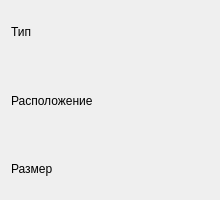
<?xml version="1.0" encoding="UTF-8"?>
<ui version="4.0">
 <class>Properties</class>
 <widget class="QDialog" name="Properties">
  <property name="geometry">
   <rect>
    <x>0</x>
    <y>0</y>
    <width>220</width>
    <height>200</height>
   </rect>
  </property>
  <property name="sizePolicy">
   <sizepolicy hsizetype="Fixed" vsizetype="Fixed">
    <horstretch>0</horstretch>
    <verstretch>0</verstretch>
   </sizepolicy>
  </property>
  <property name="minimumSize">
   <size>
    <width>220</width>
    <height>200</height>
   </size>
  </property>
  <property name="maximumSize">
   <size>
    <width>270</width>
    <height>200</height>
   </size>
  </property>
  <property name="windowTitle">
   <string>Dialog</string>
  </property>
  <layout class="QGridLayout" name="gridLayout">
   <item row="3" column="1">
    <widget class="QLabel" name="sizeInfo">
     <property name="text">
      <string/>
     </property>
    </widget>
   </item>
   <item row="0" column="1">
    <widget class="QLabel" name="typeInfo">
     <property name="text">
      <string/>
     </property>
    </widget>
   </item>
   <item row="3" column="0">
    <widget class="QLabel" name="sizeLabel">
     <property name="text">
      <string>Размер</string>
     </property>
    </widget>
   </item>
   <item row="0" column="0">
    <widget class="QLabel" name="typeLabel">
     <property name="text">
      <string>Тип</string>
     </property>
    </widget>
   </item>
   <item row="1" column="0" rowspan="2">
    <widget class="QLabel" name="pathLabel">
     <property name="text">
      <string>Расположение</string>
     </property>
    </widget>
   </item>
   <item row="1" column="1" rowspan="2">
    <widget class="QLabel" name="pathInfo">
     <property name="text">
      <string/>
     </property>
    </widget>
   </item>
  </layout>
 </widget>
 <resources/>
 <connections/>
</ui>
